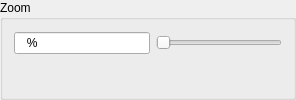
          <widget class="QGroupBox" name="zoomGroup">
           <property name="minimumSize">
            <size>
             <width>0</width>
             <height>0</height>
            </size>
           </property>
           <property name="title">
            <string>Zoom</string>
           </property>
           <layout class="QVBoxLayout" name="verticalLayout_11">
            <item>
             <layout class="QHBoxLayout" name="horizontalLayout_5" stretch="1,0">
              <item>
               <widget class="QLineEdit" name="zoomEdit">
                <property name="maximumSize">
                 <size>
                  <width>16777215</width>
                  <height>16777215</height>
                 </size>
                </property>
                <property name="statusTip">
                 <string>Enter a desired zoom level</string>
                </property>
                <property name="inputMask">
                 <string extracomment="First characted must be 1-9; second must be 0-9; third (0-9) is optional; ends with %">D90%; </string>
                </property>
               </widget>
              </item>
              <item>
               <widget class="QSlider" name="zoomSlider">
                <property name="minimumSize">
                 <size>
                  <width>126</width>
                  <height>0</height>
                 </size>
                </property>
                <property name="maximumSize">
                 <size>
                  <width>126</width>
                  <height>16777215</height>
                 </size>
                </property>
                <property name="statusTip">
                 <string>Drag slider to change zoom level</string>
                </property>
                <property name="maximum">
                 <number>999</number>
                </property>
                <property name="orientation">
                 <enum>Qt::Horizontal</enum>
                </property>
               </widget>
              </item>
             </layout>
            </item>
            <item>
             <layout class="QHBoxLayout" name="zoomLayout" stretch="0,0,0,0,0,0,0,0">
              <property name="spacing">
               <number>2</number>
              </property>
              <item>
               <spacer name="horizontalSpacer_2">
                <property name="orientation">
                 <enum>Qt::Horizontal</enum>
                </property>
                <property name="sizeHint" stdset="0">
                 <size>
                  <width>40</width>
                  <height>20</height>
                 </size>
                </property>
               </spacer>
              </item>
              <item>
               <widget class="QPushButton" name="zoomOutButton">
                <property name="maximumSize">
                 <size>
                  <width>28</width>
                  <height>16777215</height>
                 </size>
                </property>
                <property name="toolTip">
                 <string>Zoom Out</string>
                </property>
                <property name="statusTip">
                 <string>Zoom out of the image</string>
                </property>
                <property name="text">
                 <string/>
                </property>
                <property name="icon">
                 <iconset resource="ncm_qfinal.qrc">
                  <normaloff>:/images/zoom_out.png</normaloff>:/images/zoom_out.png</iconset>
                </property>
                <property name="iconSize">
                 <size>
                  <width>24</width>
                  <height>24</height>
                 </size>
                </property>
                <property name="flat">
                 <bool>true</bool>
                </property>
               </widget>
              </item>
              <item>
               <widget class="QPushButton" name="zoomInButton">
                <property name="maximumSize">
                 <size>
                  <width>28</width>
                  <height>16777215</height>
                 </size>
                </property>
                <property name="toolTip">
                 <string>Zoom In</string>
                </property>
                <property name="statusTip">
                 <string>Zoom into the image</string>
                </property>
                <property name="text">
                 <string/>
                </property>
                <property name="icon">
                 <iconset resource="ncm_qfinal.qrc">
                  <normaloff>:/images/zoom_in.png</normaloff>:/images/zoom_in.png</iconset>
                </property>
                <property name="iconSize">
                 <size>
                  <width>24</width>
                  <height>24</height>
                 </size>
                </property>
                <property name="flat">
                 <bool>true</bool>
                </property>
               </widget>
              </item>
              <item>
               <spacer name="horizontalSpacer">
                <property name="orientation">
                 <enum>Qt::Horizontal</enum>
                </property>
                <property name="sizeHint" stdset="0">
                 <size>
                  <width>40</width>
                  <height>20</height>
                 </size>
                </property>
               </spacer>
              </item>
              <item>
               <widget class="QPushButton" name="zoomFitButton">
                <property name="maximumSize">
                 <size>
                  <width>28</width>
                  <height>16777215</height>
                 </size>
                </property>
                <property name="toolTip">
                 <string>Fit</string>
                </property>
                <property name="statusTip">
                 <string>Scale the image to fit within the viewport</string>
                </property>
                <property name="whatsThis">
                 <string>&lt;!DOCTYPE HTML PUBLIC &quot;-//W3C//DTD HTML 4.0//EN&quot; &quot;http://www.w3.org/TR/REC-html40/strict.dtd&quot;&gt;
&lt;html&gt;&lt;head&gt;&lt;meta name=&quot;qrichtext&quot; content=&quot;1&quot; /&gt;&lt;style type=&quot;text/css&quot;&gt;
p, li { white-space: pre-wrap; }
&lt;/style&gt;&lt;/head&gt;&lt;body style=&quot; font-family:'MS Shell Dlg 2'; font-size:8.25pt; font-weight:400; font-style:normal;&quot;&gt;
&lt;p style=&quot; margin-top:0px; margin-bottom:0px; margin-left:0px; margin-right:0px; -qt-block-indent:0; text-indent:0px;&quot;&gt;&lt;span style=&quot; font-size:8pt;&quot;&gt;Scales the image such that the image just fits within the window in which it is viewed.&lt;/span&gt;&lt;/p&gt;
&lt;p style=&quot;-qt-paragraph-type:empty; margin-top:0px; margin-bottom:0px; margin-left:0px; margin-right:0px; -qt-block-indent:0; text-indent:0px; font-size:8pt;&quot;&gt;&lt;/p&gt;&lt;/body&gt;&lt;/html&gt;</string>
                </property>
                <property name="text">
                 <string/>
                </property>
                <property name="icon">
                 <iconset resource="ncm_qfinal.qrc">
                  <normaloff>:/images/fit_both.png</normaloff>:/images/fit_both.png</iconset>
                </property>
                <property name="iconSize">
                 <size>
                  <width>24</width>
                  <height>24</height>
                 </size>
                </property>
                <property name="flat">
                 <bool>true</bool>
                </property>
               </widget>
              </item>
              <item>
               <widget class="QPushButton" name="zoomFitWButton">
                <property name="maximumSize">
                 <size>
                  <width>28</width>
                  <height>16777215</height>
                 </size>
                </property>
                <property name="toolTip">
                 <string>Fit Width</string>
                </property>
                <property name="statusTip">
                 <string>Scale the image such that its width matches that of the viewport</string>
                </property>
                <property name="whatsThis">
                 <string>&lt;!DOCTYPE HTML PUBLIC &quot;-//W3C//DTD HTML 4.0//EN&quot; &quot;http://www.w3.org/TR/REC-html40/strict.dtd&quot;&gt;
&lt;html&gt;&lt;head&gt;&lt;meta name=&quot;qrichtext&quot; content=&quot;1&quot; /&gt;&lt;style type=&quot;text/css&quot;&gt;
p, li { white-space: pre-wrap; }
&lt;/style&gt;&lt;/head&gt;&lt;body style=&quot; font-family:'MS Shell Dlg 2'; font-size:8.25pt; font-weight:400; font-style:normal;&quot;&gt;
&lt;p style=&quot; margin-top:0px; margin-bottom:0px; margin-left:0px; margin-right:0px; -qt-block-indent:0; text-indent:0px;&quot;&gt;&lt;span style=&quot; font-size:8pt;&quot;&gt;Sizes the image such that the width of the image matches the width of the window in which it is viewed.&lt;/span&gt;&lt;/p&gt;
&lt;p style=&quot;-qt-paragraph-type:empty; margin-top:0px; margin-bottom:0px; margin-left:0px; margin-right:0px; -qt-block-indent:0; text-indent:0px; font-size:8pt;&quot;&gt;&lt;/p&gt;&lt;/body&gt;&lt;/html&gt;</string>
                </property>
                <property name="text">
                 <string/>
                </property>
                <property name="icon">
                 <iconset resource="ncm_qfinal.qrc">
                  <normaloff>:/images/fit_width.png</normaloff>:/images/fit_width.png</iconset>
                </property>
                <property name="iconSize">
                 <size>
                  <width>24</width>
                  <height>24</height>
                 </size>
                </property>
                <property name="flat">
                 <bool>true</bool>
                </property>
               </widget>
              </item>
              <item>
               <widget class="QPushButton" name="zoomFitHButton">
                <property name="maximumSize">
                 <size>
                  <width>28</width>
                  <height>16777215</height>
                 </size>
                </property>
                <property name="toolTip">
                 <string>Fit Height</string>
                </property>
                <property name="statusTip">
                 <string>Scale the image such that its height matches that of the viewport</string>
                </property>
                <property name="whatsThis">
                 <string/>
                </property>
                <property name="text">
                 <string/>
                </property>
                <property name="icon">
                 <iconset resource="ncm_qfinal.qrc">
                  <normaloff>:/images/fit_height.png</normaloff>:/images/fit_height.png</iconset>
                </property>
                <property name="iconSize">
                 <size>
                  <width>24</width>
                  <height>24</height>
                 </size>
                </property>
                <property name="flat">
                 <bool>true</bool>
                </property>
               </widget>
              </item>
              <item>
               <spacer name="horizontalSpacer_3">
                <property name="orientation">
                 <enum>Qt::Horizontal</enum>
                </property>
                <property name="sizeHint" stdset="0">
                 <size>
                  <width>40</width>
                  <height>20</height>
                 </size>
                </property>
               </spacer>
              </item>
             </layout>
            </item>
           </layout>
          </widget>
